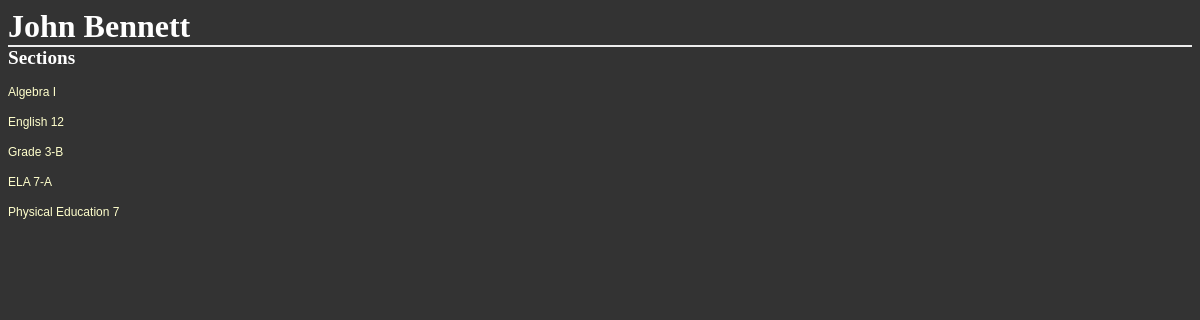
Before: /districts/1/schools/3/teachers/2/ with the older database file.
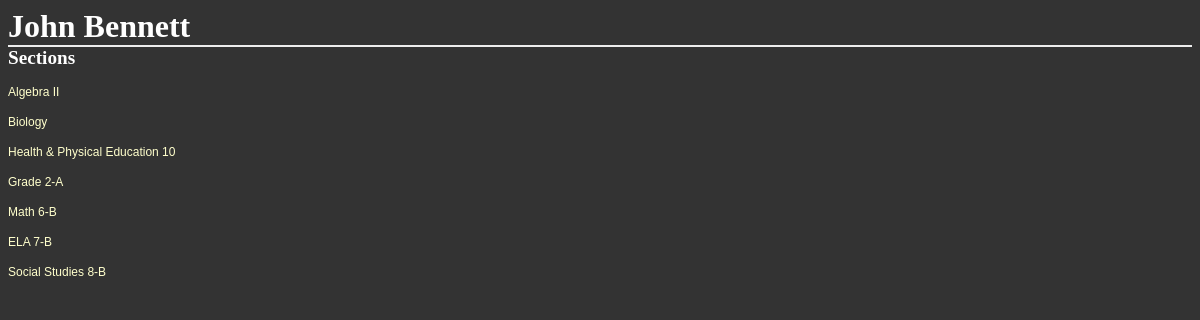
After: the same page with the newer database file.
### database_setup.py (models this page shows, shortened)
class Section(Base):
    __tablename__ = 'section'
    id = Column(Integer, primary_key=True)
    name = Column(String(40), nullable=False)
    school_id = Column(Integer, ForeignKey('school.id'))
    school = relationship(School)
    teacher_id = Column(Integer, ForeignKey('teacher.id'))
    teacher = relationship(Teacher)
    students = relationship('Student', secondary='enrollment')

### schools.py (the view)
@app.route('/districts/<int:district_id>/schools/<int:school_id>/teachers/<int:teacher_id>/')
def showTeacher(district_id, school_id, teacher_id):
    teacher = session.query(Teacher).filter_by(id=teacher_id).one()
    sections = session.query(Section).filter_by(teacher_id=teacher_id)
    return render_template('teacher.html',
                           district_id=district_id,
                           school_id=school_id,
                           teacher=teacher,
                           sections=sections)

### templates/teacher.html
<html>
<head>
	<link rel=stylesheet type=text/css href="{{ url_for('static', filename='styles.css') }}">
</head>
<body>
<h1>{{teacher.first_name}} {{teacher.last_name}}</h1>
<h2>Sections</h2>
{% for section in sections %}
	<p><a href='{{url_for('showSection', district_id=district_id, school_id=school_id, section_id=section.id)}}'>{{section.name}}</a></p>
{% endfor %}
</body>
</html>

Changed rows visible on the page:
no longer on this page (row edited): Section: name "Algebra I"
no longer on this page (row edited): Section: name "English 12"
no longer on this page (row edited): Section: name "Grade 3-B"
no longer on this page (row edited): Section: name "ELA 7-A"
no longer on this page (row edited): Section: name "Physical Education 7"
now on this page (row edited): Section: name "Algebra II"
now on this page (row edited): Section: name "Biology"
now on this page (row edited): Section: name "Health & Physical Education 10"
now on this page (row edited): Section: name "Grade 2-A"
now on this page (row edited): Section: name "Math 6-B"
now on this page (row edited): Section: name "ELA 7-B"
now on this page (row edited): Section: name "Social Studies 8-B"
